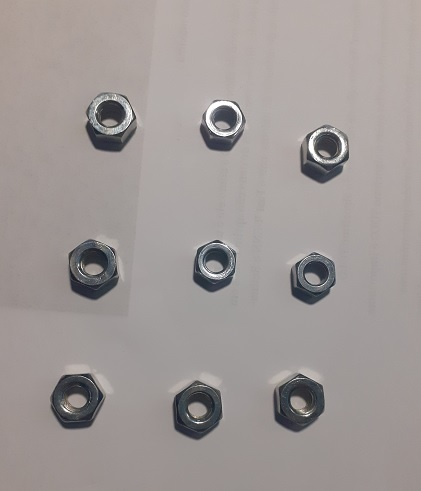
#> input picture fontesImagens/Varias_Porcas_001.jpg, 421 x 491 px
$ python VisaoComputacional_OpenCV_Exemplo136.py
#> lines starting #> are read from the running program, lines starting #| are printed output that depends on the picture; after the words box and inside, x2 and y2 are one past the last pixel; in counts of white or black regions, pixels touching at a corner belong together
import cv2
import numpy as np

image = cv2.imread('Varias_Porcas_001.jpg')
#> image is the input picture: shape (491, 421, 3); mean B, G, R 150.7, 152.5, 159.1
#image = cv2.imread('Varios_Parafusos_001.jpg')

assert image is not None, "file could not be read, check with os.path.exists()"
cv2.imshow('Original', image)
cv2.waitKey(0)

gray = cv2.cvtColor(image, cv2.COLOR_BGR2GRAY)
cv2.imshow('Gray', gray)
cv2.waitKey(0)

blur = cv2.bilateralFilter(src=gray, d=9, sigmaColor=75, sigmaSpace=75) # Aplicam-se os filtros
cv2.imshow('Filtrado', blur)
cv2.waitKey(0)

ret,thresh2 = cv2.threshold(blur, 100, 255, cv2.THRESH_BINARY) # Transforma para binária
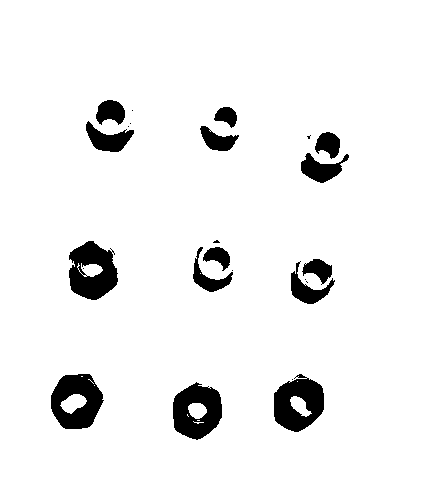
#> thresh2: shape (491, 421); 93.7% white; 24 black regions (10 under 20 px), largest, box (x1, y1, x2, y2) and area: (69, 241, 118, 300) 1948, (51, 374, 104, 429) 1918, (274, 374, 324, 432) 1904
#ret,thresh2 = cv2.threshold(blur, 100, 255, cv2.THRESH_TOZERO) # Transforma para binária
cv2.imshow('Imagem binaria', thresh2)
cv2.waitKey(0)

canny = cv2.Canny(thresh2, 70, 150)# Detecta as bordas
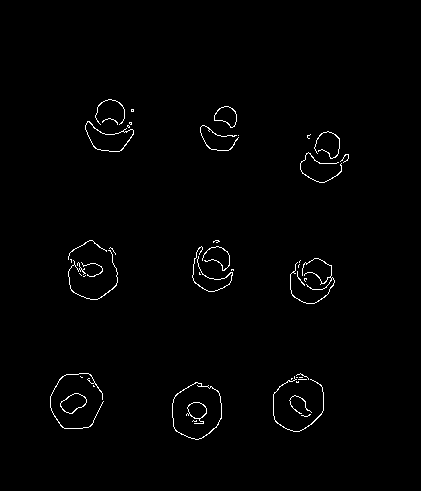
#> canny: shape (491, 421); 1.1% white in thin lines or dots, all inside (x1, y1, x2, y2) = (50, 99, 349, 440)
cv2.imshow('Bordas Detectadas', canny)
cv2.waitKey(0)


kernel = np.ones((7, 7), np.uint8)
dilated = cv2.dilate(canny, kernel, iterations=2) # Dilata as bordas
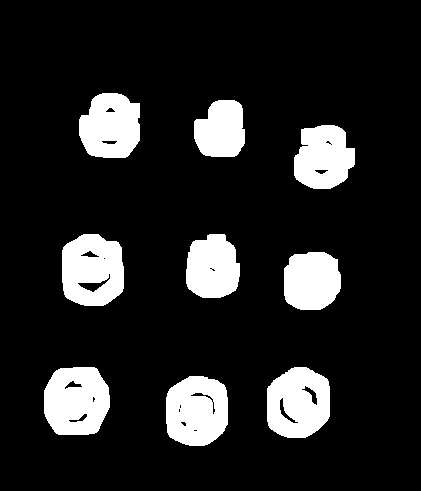
#> dilated: shape (491, 421); 13.9% white; 9 white regions
cv2.imshow('Bordas dilatadas', dilated)
cv2.waitKey(0)

(cnt, hierarchy) = cv2.findContours(dilated.copy(), cv2.RETR_EXTERNAL,  cv2.CHAIN_APPROX_SIMPLE)
#> cnt = 9 contours; largest, box (x1, y1, x2, y2) and area: (62, 234, 124, 306) 3727, (44, 367, 110, 435) 3708, (267, 367, 330, 438) 3632, (166, 376, 228, 446) 3596, (79, 93, 140, 158) 3162

cv2.drawContours(image, cnt, -1, (0, 255, 0), 2)
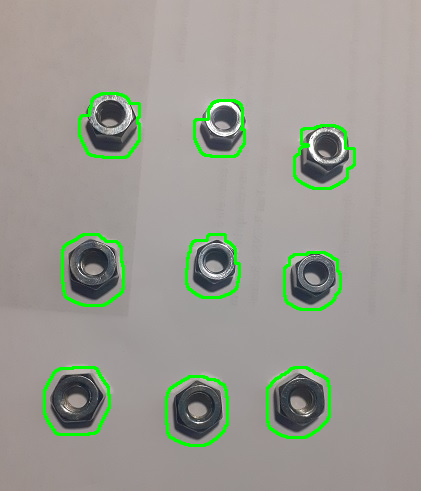
#> image: shape (491, 421, 3); 3.01% of pixels changed, all inside (x1, y1, x2, y2) = (43, 92, 356, 447)

print("Objetos na imagem : ", len(cnt))
#| Objetos na imagem :  9
cv2.imshow('rgb', image)
cv2.waitKey(0)

cv2.destroyAllWindows()

$ run again, with fontesImagens/Varios_Parafusos_001.jpg copied over fontesImagens/Varias_Porcas_001.jpg
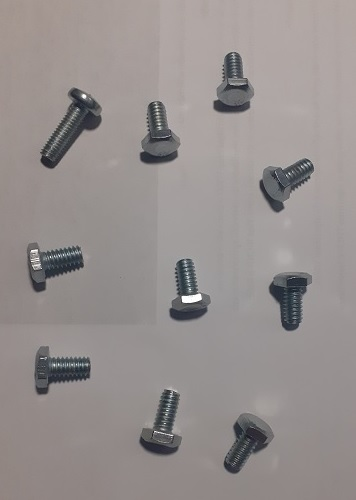
#> input picture fontesImagens/Varios_Parafusos_001.jpg, 356 x 500 px
#> image is the input picture: shape (500, 356, 3); mean B, G, R 142.3, 143.5, 149.8
#> `ret,thresh2 = cv2.threshold(blur, 100, 255, cv2.THRESH_BINARY)`:
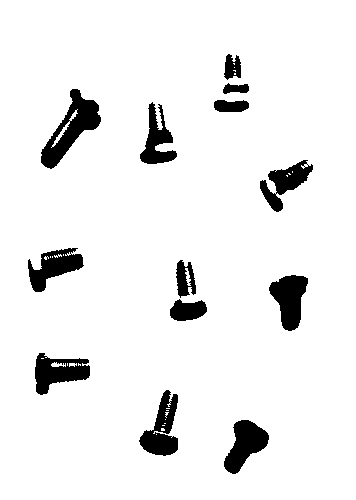
#> thresh2: shape (500, 356); 92.9% white; 13 black regions, largest, box (x1, y1, x2, y2) and area: (41, 89, 101, 169) 1860, (269, 275, 308, 331) 1353, (139, 390, 178, 456) 1345
#> canny: shape (500, 356); 1.4% white in thin lines or dots, all inside (x1, y1, x2, y2) = (27, 54, 313, 474)
#> dilated: shape (500, 356); 15.8% white; 10 white regions
#> cnt = 10 contours; largest, box (x1, y1, x2, y2) and area: (34, 82, 107, 175) 3856, (133, 383, 184, 462) 2904, (21, 241, 90, 298) 2746, (28, 346, 96, 401) 2742, (253, 153, 319, 218) 2714
#> `cv2.drawContours(image, cnt, -1, (0, 255, 0), 2)`:
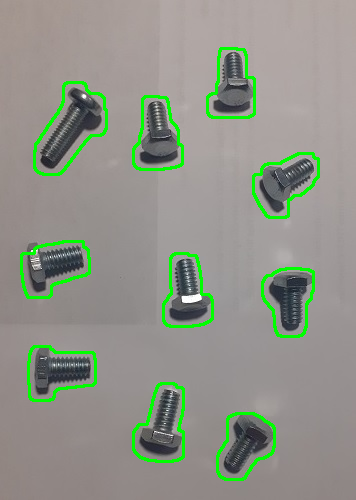
#> image: shape (500, 356, 3); 4.03% of pixels changed, all inside (x1, y1, x2, y2) = (20, 47, 320, 481)
#| Objetos na imagem :  10
